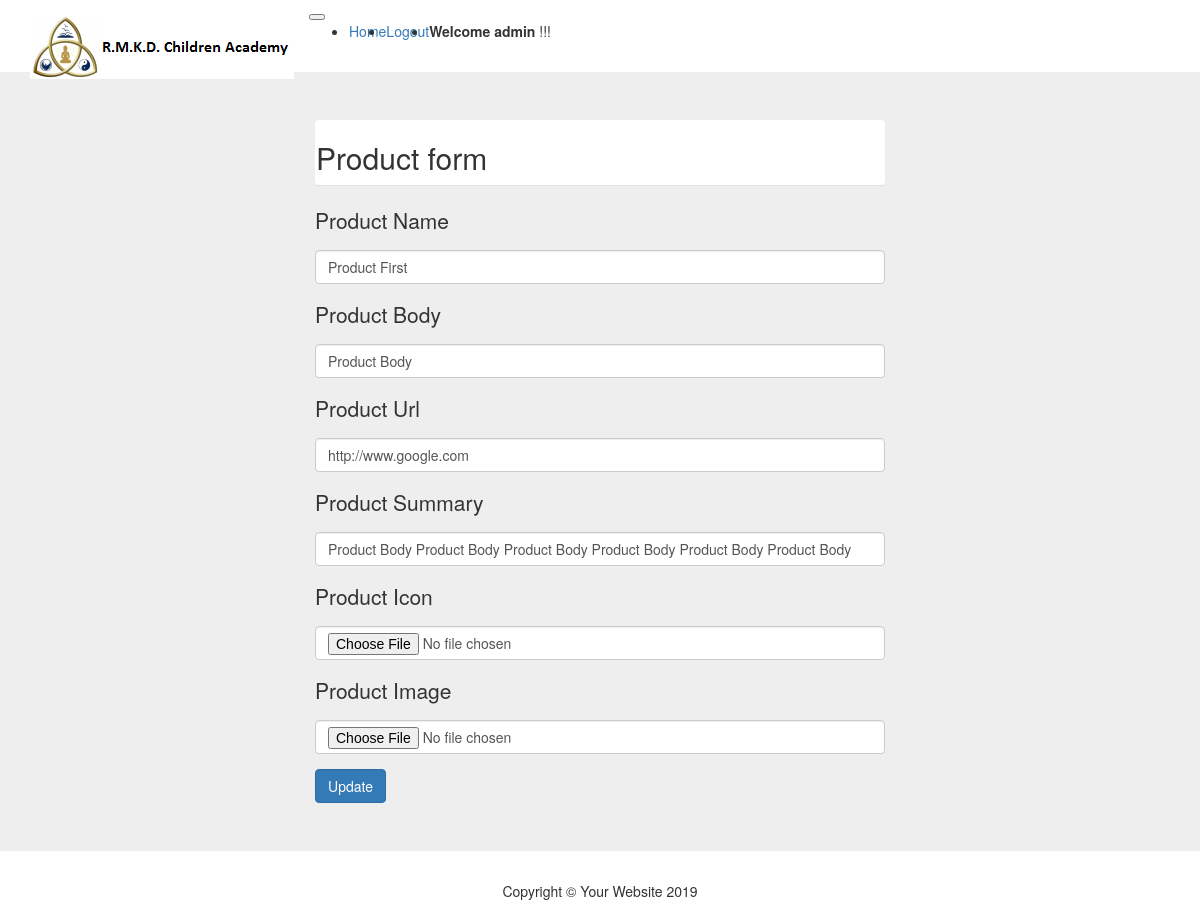
/product/edit/5 (signed in), run on the app's committed database.
### products/models.py (models this page shows)
class product(models.Model):
    Title = models.CharField(max_length=20)
    pub_date = models.DateTimeField()
    image = models.ImageField(upload_to='images/')
    icon = models.ImageField(upload_to='images/')
    votes_total = models.IntegerField(default=1)
    body = models.TextField()
    url = models.CharField(max_length=20)
    user = models.ForeignKey(User,on_delete=models.CASCADE)
    summary=models.TextField(max_length=1000)

### products/views.py (the view, shortened to what this page needs)
# urls.py: path('edit/', views.edit, name='custupdate'),
@login_required(login_url='login')
def edit(request, product_id):
    products = get_object_or_404(product,pk=product_id)
    return render(request, 'products/edit.html', {'product':products})

### products/templates/products/edit.html (shortened to what this page needs)
{% extends 'base.html' %}
{% block content %}
<header class="jumbotron my-4">
<div class="container" style="width:600px">
        <div class="login-form">
        <div class="main-div">
            <div class="panel">
           <h2>Product form </h2>
           </div>
            <form id="Login" method="POST" action="/product/edit/{{product.id}}" enctype="multipart/form-data">
                <div class="form-group">
                    <p>Product Name</p>
                    <input type="text" name="name" class="form-control" id="name" value="{{product.Title}}"  placeholder="Please enter product name">
                </div>
                <div class="form-group">
                   <p>Product Body</p>
                    <input type="text" name="body" class="form-control" id="body" value="{{product.body}}" placeholder="Please body">
                </div>
                <div class="form-group">
                    <p>Product Url</p>
                    <input type="tex" name="url" class="form-control" id="url" value="{{product.url}}" placeholder="Please url">
                </div>
                <div class="form-group">
                        <p>Product Summary</p>
                        <input type="tex" name="summary" class="form-control" id="summary" value="{{product.summary}}" placeholder="Please summary">
                </div>
                <div class="form-group">
                    <p>Product Icon</p>
                    <input type="file" name="icon" class="form-control" id="icon" value="{{product.icon}}" placeholder="Please icon">
                </div>
                <div class="form-group">
                    <p>Product Image</p>
                    <input type="file" name="image" class="form-control" id="image" value="{{product.image}}" placeholder="Please image">
                </div>
                <button type="submit" class="btn btn-primary">Update</button>
            </form>
            </div>
        </div></div>
        </header>
{% endblock %}

### productProject/templates/base.html (shortened to what this page needs)
{% load static %}
<!DOCTYPE html>
<html lang="en">
  <head>
    <link href="https://blackrockdigital.github.io/startbootstrap-heroic-features/vendor/bootstrap/css/bootstrap.min.css" rel="stylesheet">
    <link href="https://blackrockdigital.github.io/startbootstrap-heroic-features/css/heroic-features.css" rel="stylesheet">
    </head>
  <body>
    <nav class="navbar navbar-expand-lg navbar-dark bg-dark fixed-top">
      <div class="container">
        <a class="navbar-brand" href="#"><img src="{% static '/logo.png' %}" alt="My image"></a>
        <button class="navbar-toggler" type="button" data-toggle="collapse" data-target="#navbarResponsive" aria-controls="navbarResponsive" aria-expanded="false" aria-label="Toggle navigation">
        </button>
        <div class="collapse navbar-collapse" id="navbarResponsive">
          <ul class="navbar-nav ml-auto">
            <li class="nav-item ">
              <a class="nav-link active" href="{% url 'home'%}">Home
              </a>
            </li>
            {% if user.is_authenticated  %}
            <li class="nav-item">
                    <a class="nav-link" href="{% url 'logout'%}">Logout</a>
            </li>
            <li>
              <p class="nav-link"> <strong>Welcome {{ user.username }}</strong> !!!</p>
            </li>
            {% endif %}
          </ul>
        </div>
      </div>
    </nav>
        {% block content%}
        {% endblock %}
    <footer class="py-5 bg-dark">
      <div class="container">
        <p class="m-0 text-center text-white">Copyright &copy; Your Website {% now "Y"%}</p>
      </div>
    </footer>
  </body>
</html>

### data on the page
product: name "Product First", body "Product Body", url "http://www.google.com", summary "Product Body Product Body Product Body Product Body Product Body Product Body"

### other printed values
{{ user.username }} "admin"
